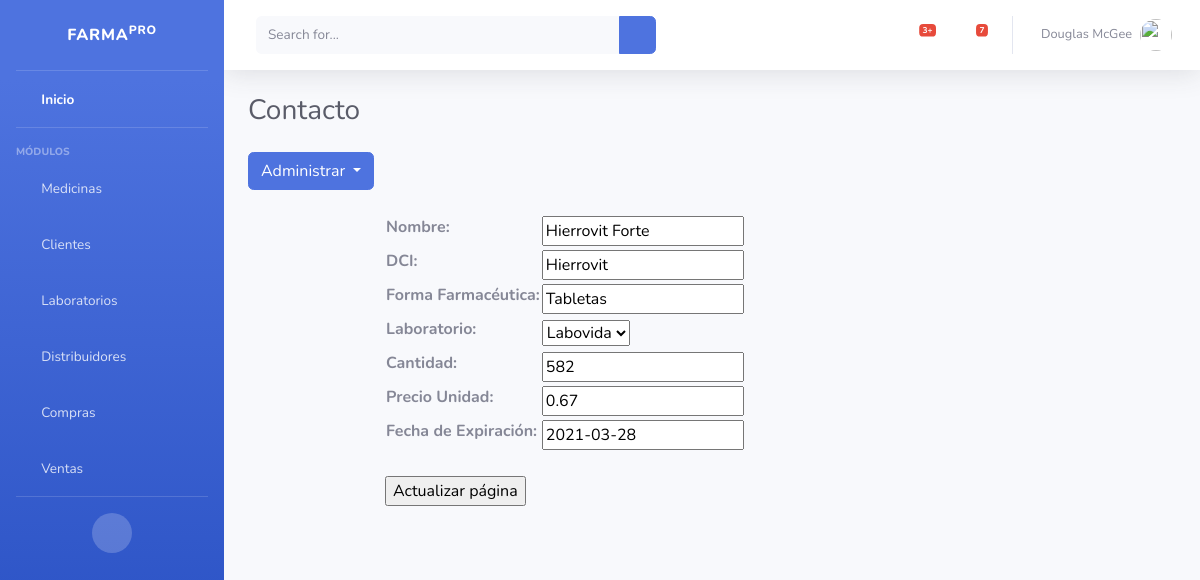
/medicamentos/update/3, run on the app's committed database.
### medicamentos/models.py (models this page shows, shortened)
class Medicina (models.Model):
    nombre_comercial = models.CharField(max_length=100, verbose_name="Nombre", blank=False, null=False, unique=True)
    dci = models.CharField(max_length=100, verbose_name="DCI", blank=False, null=False, unique=True)
    forma_farmaceutica = models.CharField(max_length=50, verbose_name="Forma Farmacéutica", blank=False, null=False)
    laboratorio = models.ForeignKey(Laboratorio,on_delete=models.CASCADE, verbose_name="Laboratorio")
    cantidad_unidades = models.IntegerField(verbose_name="Cantidad", blank=False, null=False )
    precio = models.DecimalField(max_digits = 5, decimal_places = 2,verbose_name="Precio Unidad", blank=False, null=False)
    fecha_ingreso = models.DateTimeField(auto_now_add=True, verbose_name="Fecha de Ingreso")
    fecha_expiracion = models.DateField(verbose_name="Fecha de Expiración", blank=False, null=False)
    fecha_modificacion = models.DateTimeField(auto_now=True, verbose_name="Última Modificación")
    class Meta:
        verbose_name = "Medicina"
        verbose_name_plural = "Medicinas"

### medicamentos/views.py (the view, shortened to what this page needs)
# urls.py: path("update/<int:pk>", MedicinaUpdateView.as_view(), name="update"),
class MedicinaUpdateView(UpdateView):
    model = Medicina
    fields = ["nombre_comercial", "dci", "forma_farmaceutica","laboratorio","cantidad_unidades","precio","fecha_expiracion"]
    template_name_suffix = "_update_form"

### laboratorios/models.py (called while the page is built)
    def __str__(self):
        return self.nombre_laboratorio # Atributo que me muestra en la tabla del Admin

### medicamentos/templates/medicamentos/medicina_update_form.html (shortened to what this page needs)
 {% extends 'core/base.html' %}
{% block cabecera %} Contacto {% endblock %}
{% block pie %} {% include 'medicamentos/medicina_menu.html'%}
<main role="main">
  <div class="container">
    <div class="row mt-3">
      <div class="col-md-9 mx-auto">
        <div>
          <form action="" method="post">
            <table>
              {{ form.as_table }}
            </table>
            <br />
            <input type="submit" value="Actualizar página" />
          </form>
        </div>
      </div>
    </div>
  </div>
</main>
{% endblock %}

### data on the page
Medicina: nombre_comercial "Hierrovit Forte", dci "Hierrovit", forma_farmaceutica "Tabletas", laboratorio "Labovida", cantidad_unidades "582", precio "0.67", fecha_expiracion "2021-03-28"
